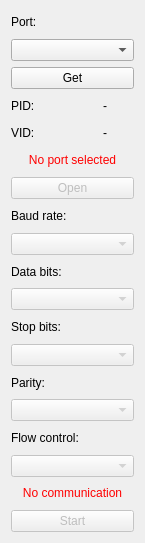
<?xml version="1.0" encoding="UTF-8"?>
<ui version="4.0">
 <class>SerialPortWidget</class>
 <widget class="QWidget" name="SerialPortWidget">
  <property name="geometry">
   <rect>
    <x>0</x>
    <y>0</y>
    <width>145</width>
    <height>543</height>
   </rect>
  </property>
  <property name="windowTitle">
   <string>Form</string>
  </property>
  <layout class="QGridLayout" name="gridLayout">
   <item row="1" column="0">
    <widget class="QComboBox" name="portComboBox">
     <property name="focusPolicy">
      <enum>Qt::WheelFocus</enum>
     </property>
    </widget>
   </item>
   <item row="0" column="0">
    <widget class="QLabel" name="label">
     <property name="text">
      <string>Port:</string>
     </property>
    </widget>
   </item>
   <item row="15" column="0">
    <widget class="QComboBox" name="parityComboBox">
     <property name="enabled">
      <bool>false</bool>
     </property>
     <property name="currentIndex">
      <number>-1</number>
     </property>
    </widget>
   </item>
   <item row="16" column="0">
    <widget class="QLabel" name="label_9">
     <property name="contextMenuPolicy">
      <enum>Qt::NoContextMenu</enum>
     </property>
     <property name="text">
      <string>Flow control:</string>
     </property>
    </widget>
   </item>
   <item row="11" column="0">
    <widget class="QComboBox" name="dataBitsComboBox">
     <property name="enabled">
      <bool>false</bool>
     </property>
     <property name="currentIndex">
      <number>-1</number>
     </property>
    </widget>
   </item>
   <item row="17" column="0">
    <widget class="QComboBox" name="flowControlComboBox">
     <property name="enabled">
      <bool>false</bool>
     </property>
     <property name="currentIndex">
      <number>-1</number>
     </property>
    </widget>
   </item>
   <item row="14" column="0">
    <widget class="QLabel" name="label_8">
     <property name="text">
      <string>Parity:</string>
     </property>
    </widget>
   </item>
   <item row="3" column="0">
    <layout class="QHBoxLayout" name="horizontalLayout_4">
     <item>
      <widget class="QLabel" name="label_2">
       <property name="text">
        <string>PID:</string>
       </property>
      </widget>
     </item>
     <item>
      <widget class="QLabel" name="pidLabel">
       <property name="text">
        <string>-</string>
       </property>
       <property name="alignment">
        <set>Qt::AlignCenter</set>
       </property>
      </widget>
     </item>
    </layout>
   </item>
   <item row="12" column="0">
    <widget class="QLabel" name="label_7">
     <property name="text">
      <string>Stop bits:</string>
     </property>
    </widget>
   </item>
   <item row="10" column="0">
    <widget class="QLabel" name="label_6">
     <property name="text">
      <string>Data bits:</string>
     </property>
    </widget>
   </item>
   <item row="9" column="0">
    <widget class="QComboBox" name="baudRateComboBox">
     <property name="enabled">
      <bool>false</bool>
     </property>
    </widget>
   </item>
   <item row="6" column="0">
    <widget class="QPushButton" name="openPortPushButton">
     <property name="enabled">
      <bool>false</bool>
     </property>
     <property name="text">
      <string>Open</string>
     </property>
    </widget>
   </item>
   <item row="8" column="0">
    <widget class="QLabel" name="label_5">
     <property name="text">
      <string>Baud rate:</string>
     </property>
    </widget>
   </item>
   <item row="19" column="0">
    <widget class="QPushButton" name="startCommunicationPushButton">
     <property name="enabled">
      <bool>false</bool>
     </property>
     <property name="text">
      <string>Start</string>
     </property>
    </widget>
   </item>
   <item row="13" column="0">
    <widget class="QComboBox" name="stopBitsComboBox">
     <property name="enabled">
      <bool>false</bool>
     </property>
     <property name="currentIndex">
      <number>-1</number>
     </property>
    </widget>
   </item>
   <item row="5" column="0">
    <widget class="QLabel" name="portStatusLabel">
     <property name="text">
      <string>&lt;html&gt;&lt;head/&gt;&lt;body&gt;&lt;p&gt;&lt;span style=&quot; color:#ff0000;&quot;&gt;No port selected&lt;/span&gt;&lt;/p&gt;&lt;/body&gt;&lt;/html&gt;</string>
     </property>
     <property name="alignment">
      <set>Qt::AlignCenter</set>
     </property>
    </widget>
   </item>
   <item row="18" column="0">
    <widget class="QLabel" name="communicationStatusLabel">
     <property name="text">
      <string>&lt;font color = red&gt;No communication</string>
     </property>
     <property name="alignment">
      <set>Qt::AlignCenter</set>
     </property>
    </widget>
   </item>
   <item row="2" column="0">
    <widget class="QPushButton" name="getPortsPushButton">
     <property name="text">
      <string>Get</string>
     </property>
     <property name="autoDefault">
      <bool>true</bool>
     </property>
     <property name="default">
      <bool>false</bool>
     </property>
     <property name="flat">
      <bool>false</bool>
     </property>
    </widget>
   </item>
   <item row="4" column="0">
    <layout class="QHBoxLayout" name="horizontalLayout_5">
     <item>
      <widget class="QLabel" name="label_3">
       <property name="text">
        <string>VID:</string>
       </property>
      </widget>
     </item>
     <item>
      <widget class="QLabel" name="vidLabel">
       <property name="text">
        <string>-</string>
       </property>
       <property name="alignment">
        <set>Qt::AlignCenter</set>
       </property>
      </widget>
     </item>
    </layout>
   </item>
  </layout>
 </widget>
 <tabstops>
  <tabstop>portComboBox</tabstop>
  <tabstop>baudRateComboBox</tabstop>
  <tabstop>dataBitsComboBox</tabstop>
  <tabstop>stopBitsComboBox</tabstop>
  <tabstop>parityComboBox</tabstop>
  <tabstop>flowControlComboBox</tabstop>
 </tabstops>
 <resources/>
 <connections/>
</ui>
